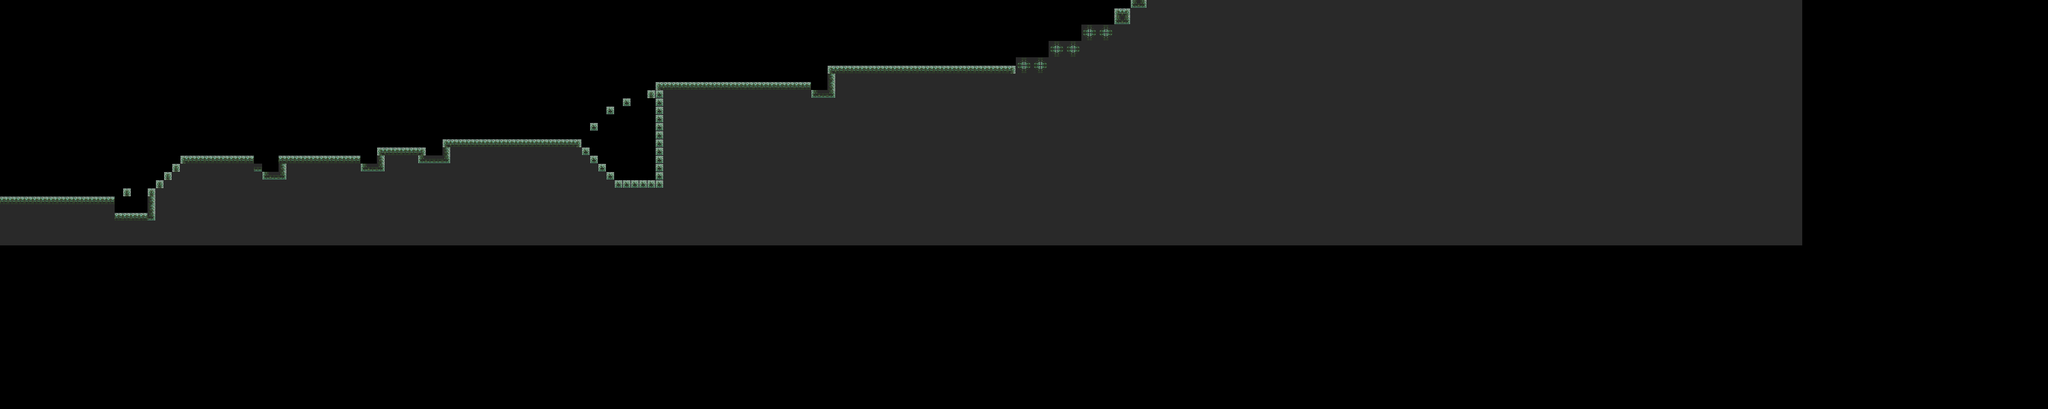

Below is a game level as drawn by its tile map, then a one-line description and the .tmx that defines it (tile-layer data replaced by summaries):
An orthogonal 250x50 tile map with 16x16 px tiles, 1 tile layer (Tile Layer 1).

<map version="1.0" tiledversion="2017.09.27" orientation="orthogonal" renderorder="right-down" width="250" height="50" tilewidth="16" tileheight="16" infinite="0" nextobjectid="5">
 <tileset firstgid="1" source="Castle.tsx" />
 <layer name="Tile Layer 1" width="250" height="50" offsetx="-480" offsety="-320">
  <data>[12500 cells, 5499 non-empty, 48 distinct tile ids]</data>
 </layer>
</map>
